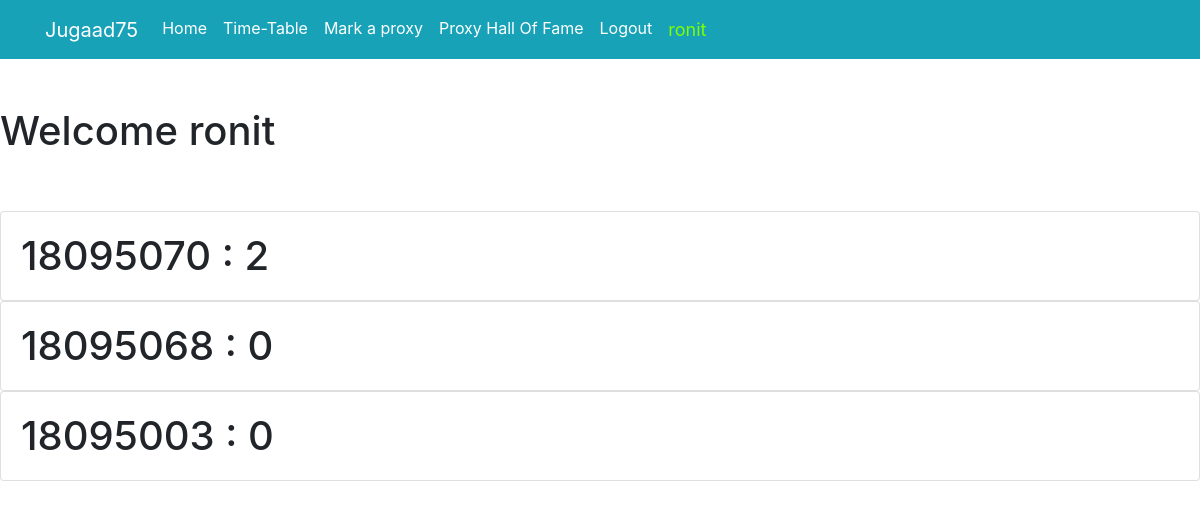
The page /hallOfFame/ (signed in) on the database its author committed.
### tracker/models.py (models this page shows, shortened)
class classroom(models.Model):
    class_code = models.CharField(max_length=30)
    student = models.ForeignKey(User, on_delete=models.CASCADE)
    proxies_marked = models.IntegerField(default=0)

### tracker/views.py (the view)
# urls.py: path('hallOfFame/', views.hallOfFame , name='hallOfFame'),
def hallOfFame(request):
    context = {
        'fames' : classroom.objects.all().order_by('-proxies_marked')
    }
    return render(request,'tracker/proxy_fame.html',context)

### tracker/templates/tracker/proxy_fame.html (shortened to what this page needs)
<link rel="stylesheet" href="https://stackpath.bootstrapcdn.com/bootstrap/4.4.1/css/bootstrap.min.css">
<nav class="navbar navbar-expand-lg navbar-dark bg-info">
    <div class="container">
      <a class="navbar-brand"  href="{% url 'home' %}" >Jugaad75</a>
      <div class="collapse navbar-collapse" id="navbarNav">
        <ul class="navbar-nav">
          <li class="nav-item active">
            <a class="nav-link" href="{% url 'home' %}" >Home </a>
          </li>
          <li class="nav-item active">
            <a class="nav-link" href="{% url 'addLecture' %}">Time-Table </span></a>
          </li>
          <li class="nav-item active">
            <a class="nav-link" href="{% url 'markProxy' %}">Mark a proxy</a>
          </li>
           <li class="nav-item active">
            <a class="nav-link" href="{% url 'hallOfFame' %}" >Proxy Hall Of Fame</a>
          </li>
      {% if user.is_authenticated %}
          <li class="nav-item active">
              <a href="#" onclick="$('#signOutBtn').click()" class="nav-link" >Logout</a>
          </li>
          <li class="nav-item ">
            <a class="nav-link disabled" href="#" style="color: chartreuse; font-size: large; " >{{user.username}}</a>
          </li>
      {% endif %}
        </ul>
      </div>
    </div>
  </nav>
 <h1> Welcome {{user.username}} <h1>
<br>
{% for fame in fames %}
<div class="card">
  <div class="card-body">
    {{fame.student.username}} : {{fame.proxies_marked}}
  </div>
</div>
{% endfor %}

### rows shown on the page
classroom: student.username "18095070", proxies_marked "2"
classroom: student.username "18095068", proxies_marked "0"
classroom: student.username "18095003", proxies_marked "0"

### other values the page prints
{{ user.username }} "ronit"
